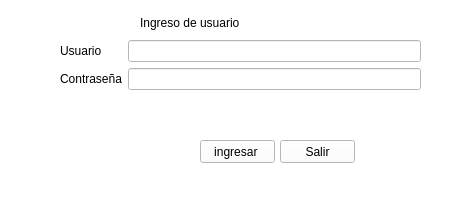
<?xml version="1.0" encoding="UTF-8"?>
<ui version="4.0">
 <class>MainWindow</class>
 <widget class="QMainWindow" name="MainWindow">
  <property name="geometry">
   <rect>
    <x>0</x>
    <y>0</y>
    <width>457</width>
    <height>222</height>
   </rect>
  </property>
  <property name="windowTitle">
   <string>MainWindow</string>
  </property>
  <property name="styleSheet">
   <string notr="true">background-color: rgb(255, 255, 255);</string>
  </property>
  <widget class="QWidget" name="centralwidget">
   <widget class="QLabel" name="label">
    <property name="geometry">
     <rect>
      <x>140</x>
      <y>10</y>
      <width>183</width>
      <height>25</height>
     </rect>
    </property>
    <property name="styleSheet">
     <string notr="true">font: 16pt &quot;MS Shell Dlg 2&quot;;</string>
    </property>
    <property name="text">
     <string>Ingreso de usuario </string>
    </property>
   </widget>
   <widget class="QPushButton" name="boton_ingresar">
    <property name="geometry">
     <rect>
      <x>200</x>
      <y>140</y>
      <width>75</width>
      <height>23</height>
     </rect>
    </property>
    <property name="text">
     <string>ingresar </string>
    </property>
   </widget>
   <widget class="QPushButton" name="boton_salir">
    <property name="geometry">
     <rect>
      <x>280</x>
      <y>140</y>
      <width>75</width>
      <height>23</height>
     </rect>
    </property>
    <property name="text">
     <string>Salir</string>
    </property>
   </widget>
   <widget class="QWidget" name="formLayoutWidget">
    <property name="geometry">
     <rect>
      <x>60</x>
      <y>40</y>
      <width>361</width>
      <height>81</height>
     </rect>
    </property>
    <layout class="QFormLayout" name="formLayout">
     <item row="0" column="0">
      <widget class="QLabel" name="label_2">
       <property name="text">
        <string>Usuario</string>
       </property>
      </widget>
     </item>
     <item row="1" column="0">
      <widget class="QLabel" name="lin">
       <property name="text">
        <string>Contraseña</string>
       </property>
      </widget>
     </item>
     <item row="0" column="1">
      <widget class="QLineEdit" name="usuario"/>
     </item>
     <item row="1" column="1">
      <widget class="QLineEdit" name="password"/>
     </item>
    </layout>
   </widget>
  </widget>
  <widget class="QMenuBar" name="menubar">
   <property name="geometry">
    <rect>
     <x>0</x>
     <y>0</y>
     <width>457</width>
     <height>25</height>
    </rect>
   </property>
  </widget>
  <widget class="QStatusBar" name="statusbar"/>
 </widget>
 <resources/>
 <connections/>
</ui>
